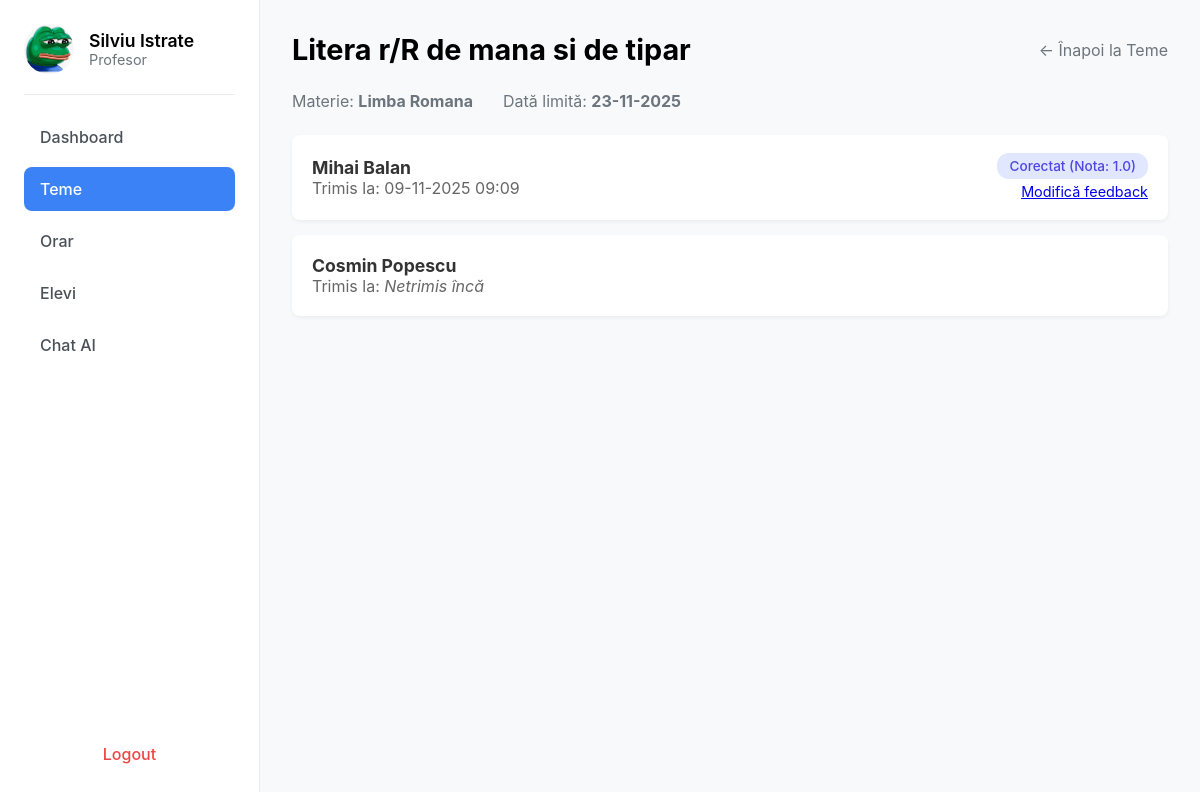
The page /tema-profesor/1 (signed in) on the database its author committed.
### app/models.py (models this page shows, shortened)
class User(db.Model, UserMixin):
    __tablename__ = 'user'
    id = db.Column(db.Integer, primary_key=True)
    name = db.Column(db.String(100), nullable=False)
    email = db.Column(db.String(150), unique=True, nullable=False)
    password_hash = db.Column(db.String(256), nullable=False)  # Am mărit la 256 pentru siguranță
    role = db.Column(db.String(20), nullable=False)  # 'student', 'professor', 'parent'
    student = db.relationship('Student', back_populates='user', uselist=False)
    professor = db.relationship('Professor', back_populates='user', uselist=False)
    parent = db.relationship('Parent', back_populates='user', uselist=False)

class Assignment(db.Model):
    __tablename__ = 'assignment'
    id = db.Column(db.Integer, primary_key=True)
    teacher_id = db.Column(db.Integer, db.ForeignKey('professor.id'), nullable=False)
    subject_id = db.Column(db.Integer, db.ForeignKey('subject.id'), nullable=False)  # 'id_materie FK'
    title = db.Column(db.String(150), nullable=False)
    description = db.Column(db.Text, nullable=True)
    created_at = db.Column(db.DateTime, default=datetime.utcnow)
    due_date = db.Column(db.DateTime, nullable=True)  # Data limită
    teacher = db.relationship('Professor', back_populates='assignments')
    subject = db.relationship('Subject', back_populates='assignments')
    submissions = db.relationship('Submission', back_populates='assignment')

class Subject(db.Model):  # Fosta tabelă "Materie" (top-dreapta)
    __tablename__ = 'subject'
    id = db.Column(db.Integer, primary_key=True)
    name = db.Column(db.String(150), nullable=False)
    description = db.Column(db.Text, nullable=True, default='No description')  # valoare default
    color = db.Column(db.String(50), nullable=False, default='bg-blue-500')   # valoare default
    assignments = db.relationship('Assignment', back_populates='subject')
    student_subjects = db.relationship('StudentSubject', back_populates='subject')
    absences = db.relationship('Absence', back_populates='subject', cascade='all, delete-orphan')

class Submission(db.Model):
    __tablename__ = 'submission'
    id = db.Column(db.Integer, primary_key=True)
    assignment_id = db.Column(db.Integer, db.ForeignKey('assignment.id'), nullable=False)
    student_id = db.Column(db.Integer, db.ForeignKey('student.id'), nullable=False)
    content = db.Column(db.Text, nullable=True)  # Rezolvarea elevului (poate fi goală inițial)
    status = db.Column(db.String(50), nullable=False, default='Nefăcut')  # ex: Nefăcut, Trimis, Corectat
    submitted_at = db.Column(db.DateTime, nullable=True)  # Se setează doar la trimitere
    assignment = db.relationship('Assignment', back_populates='submissions')
    student = db.relationship('Student', back_populates='submissions')
    feedback = db.relationship('Feedback', back_populates='submission', uselist=False,
                               cascade="all, delete-orphan")  # Relație unu-la-unu

class Feedback(db.Model):
    __tablename__ = 'feedback'
    id = db.Column(db.Integer, primary_key=True)
    submission_id = db.Column(db.Integer, db.ForeignKey('submission.id'), unique=True, nullable=False)
    grade = db.Column(db.String(10), nullable=True)  # Nota (ex: 10, 7.5, "A+")
    feedback_text = db.Column(db.Text, nullable=True)  # Feedback-ul profesorului
    created_at = db.Column(db.DateTime, default=datetime.utcnow)
    submission = db.relationship('Submission', back_populates='feedback')
    ai_reports = db.relationship('AIReport', back_populates='feedback', cascade="all, delete-orphan")

### app/routes.py (the view)
@bp.route("/tema-profesor/<int:id_tema>")
@login_required
def detaliu_tema_profesor(id_tema):
    if current_user.role != "Profesor":
        flash("Acces nepermis.", "error")
        return redirect(url_for("main.home"))
    assignment = Assignment.query.get_or_404(id_tema)
    submissions = Submission.query.filter_by(assignment_id=id_tema).all()
    submissions_sorted = sorted(submissions, key=lambda s: (
        s.status == 'Nefacut',  # False (Trimis/Corectat) inainte de True (Nefacut)
        s.student.user.name if s.student and s.student.user else ""
    ))
    return render_template(
        "detaliu_tema_profesor.html",
        user=current_user,
        assignment=assignment,
        submissions=submissions_sorted  # Foloseste lista sortata
    )

### app/__init__.py (called while the page is built)
def create_app():
    app = Flask(__name__)
    app.secret_key = "secret123"  # schimbă cu ceva sigur
    app.config['SQLALCHEMY_DATABASE_URI'] = 'sqlite:///users.db'
    app.config['SQLALCHEMY_TRACK_MODIFICATIONS'] = False
    db.init_app(app)
    login_manager.init_app(app)
    from .routes import bp
    app.register_blueprint(bp)
    from .models import User  # import modelul User
    @login_manager.user_loader
    def user_loader(user_id):
        try:
            return User.query.get(int(user_id))
        except ValueError:
            return None
    with app.app_context():
        db.create_all()
    return app

### app/templates/detaliu_tema_profesor.html
{% extends "base.html" %}
{% block content %}
<div class="sidebar">
    <div class="profile">
        <img src="{{ url_for('static', filename='images/images.jpeg') }}" alt="Profile">
        <div>
            <h3>{{ user.name }}</h3>
            <p>{{ user.role }}</p>
        </div>
    </div>
    <ul class="menu">
        <li><a href="{{ url_for('main.home') }}">Dashboard</a></li>
        <li class="active"><a href="{{ url_for('main.teme_profesor') }}">Teme</a></li>
        <li><a href="{{ url_for('main.orar') }}">Orar</a></li>
        <li><a href="#">Elevi</a></li>
        <li><a href="{{ url_for('main.chat_page') }}" target="_blank">Chat AI</a></li>
    </ul>
    <a class="logout" href="{{ url_for('main.logout') }}">Logout</a>
</div>
<div class="main">
    <div class="header">
        <h2>{{ assignment.title }}</h2>
        <a href="{{ url_for('main.teme_profesor') }}" style="text-decoration: none; color: #6c757d;">&larr; Înapoi la Teme</a>
    </div>
    <div class="subheader">
        <div>Materie: <strong>{{ assignment.subject.name }}</strong></div>
        <div>Dată limită: <strong>{{ assignment.due_date.strftime('%d-%m-%Y') if assignment.due_date else 'N/A' }}</strong></div>
    </div>
    <div class="assignment-list">
        {% if submissions %}
            {% for sub in submissions %}
            <div class="assignment-card">
                <div>
                    <h4>{{ sub.student.user.name }}</h4>
                    {% if sub.submitted_at %}
                            <p>Trimis la: {{ sub.submitted_at.strftime('%d-%m-%Y %H:%M') }}</p>
                        {% else %}
                            <p>Trimis la: <em class="text-muted">Netrimis încă</em></p>
                        {% endif %}
                </div>
                {% if sub.status == 'Corectat' %}
                <div style="text-align: right;">
                    <span class="status status-corectat">Corectat (Nota: {{ sub.feedback.grade }})</span>
                    <a href="{{ url_for('main.corectare_tema', id_submission=sub.id) }}"
                       style="display: block; margin-top: 8px; font-size: 0.9rem;">Modifică feedback</a>
                </div>
                {% elif sub.status == 'Trimis' %}
                <a href="{{ url_for('main.corectare_tema', id_submission=sub.id) }}" class="header primary-action" style="text-decoration: none;">
                    Corectează
                </a>
                {% endif %}
            </div>
            {% endfor %}
        {% else %}
        <p>Niciun elev nu a trimis o rezolvare încă.</p>
        {% endif %}
    </div>
</div>
{% endblock %}

### app/static/css/dashboard.css (style rules this page uses)
body { font-family: -apple-system, BlinkMacSystemFont, "Segoe UI", Roboto, Helvetica, Arial, sans-serif; background-color: #f8f9fa; margin: 0; display: flex; min-height: 100vh; }
.sidebar { width: 260px; background: #ffffff; border-right: 1px solid #e9ecef; display: flex; flex-direction: column; padding: 24px; box-sizing: border-box; }
.main { flex-grow: 1; padding: 32px; background-color: #f8f9fa; }
.profile { display: flex; align-items: center; gap: 15px; padding-bottom: 20px; border-bottom: 1px solid #e9ecef; }
.profile img { width: 50px; height: 50px; border-radius: 50%; }
.profile h3 { margin: 0; font-size: 1.1rem; font-weight: 600; }
.profile p { margin: 0; font-size: 0.9rem; color: #6c757d; }
.menu { list-style: none; padding: 20px 0; margin: 0; flex-grow: 1; }
.menu li { margin-bottom: 8px; }
.menu li a { display: block; padding: 12px 16px; text-decoration: none; color: #495057; font-weight: 500; border-radius: 8px; transition: background-color 0.2s, color 0.2s; }
.menu li.active a { background-color: #3b82f6; color: #ffffff; }
.logout { display: block; padding: 12px 16px; text-decoration: none; color: #ef4444; font-weight: 500; border-radius: 8px; transition: background-color 0.2s; text-align: center; }
.header { display: flex; justify-content: space-between; align-items: center; margin-bottom: 24px; }
.header h2 { margin: 0; font-size: 1.8rem; font-weight: 700; }
.subheader { display: flex; gap: 30px; margin-bottom: 24px; color: #6c757d; }
.assignment-list { display: flex; flex-direction: column; gap: 15px; }
.assignment-card { background: #fff; border-radius: 8px; padding: 20px; box-shadow: 0 2px 4px rgba(0,0,0,0.05); display: flex; justify-content: space-between; align-items: center; transition: box-shadow 0.2s; }
.assignment-card h4 { margin: 0; font-size: 1.1rem; color: #333; }
.assignment-card p { margin: 0; color: #666; }
.assignment-card .status { padding: 5px 12px; border-radius: 12px; font-weight: 500; font-size: 0.85rem; }
.status-corectat { background-color: #e0e7ff; color: #4f46e5; }

### rows shown on the page
User: name "Silviu Istrate", role "Profesor"
Assignment: title "Litera r/R de mana si de tipar", due_date "23-11-2025"
Subject: subject.name "Limba Romana"
Submission: student.user.name "Mihai Balan", submitted_at "09-11-2025 09:09", feedback.grade "1.0"
Submission: student.user.name "Cosmin Popescu", shows "Trimis la:"
